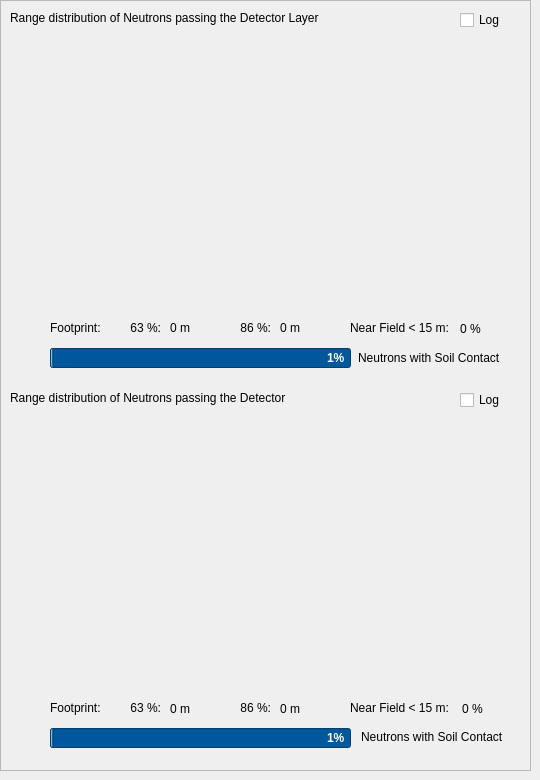
    <widget class="QWidget" name="tab_8">
     <attribute name="title">
      <string>Range View</string>
     </attribute>
     <widget class="QFrame" name="frame">
      <property name="geometry">
       <rect>
        <x>0</x>
        <y>0</y>
        <width>531</width>
        <height>771</height>
       </rect>
      </property>
      <property name="frameShape">
       <enum>QFrame::StyledPanel</enum>
      </property>
      <property name="frameShadow">
       <enum>QFrame::Raised</enum>
      </property>
      <widget class="QCustomPlot" name="customPlot4" native="true">
       <property name="geometry">
        <rect>
         <x>10</x>
         <y>410</y>
         <width>501</width>
         <height>291</height>
        </rect>
       </property>
      </widget>
      <widget class="QLabel" name="label_24">
       <property name="geometry">
        <rect>
         <x>10</x>
         <y>10</y>
         <width>381</width>
         <height>16</height>
        </rect>
       </property>
       <property name="text">
        <string>Range distribution of Neutrons passing the Detector Layer</string>
       </property>
       <property name="scaledContents">
        <bool>false</bool>
       </property>
      </widget>
      <widget class="QCustomPlot" name="customPlot6" native="true">
       <property name="geometry">
        <rect>
         <x>10</x>
         <y>30</y>
         <width>501</width>
         <height>291</height>
        </rect>
       </property>
      </widget>
      <widget class="QLabel" name="label_4">
       <property name="geometry">
        <rect>
         <x>10</x>
         <y>390</y>
         <width>361</width>
         <height>16</height>
        </rect>
       </property>
       <property name="text">
        <string>Range distribution of Neutrons passing the Detector</string>
       </property>
       <property name="scaledContents">
        <bool>false</bool>
       </property>
      </widget>
      <widget class="QLabel" name="label_20">
       <property name="geometry">
        <rect>
         <x>358</x>
         <y>348</y>
         <width>161</width>
         <height>20</height>
        </rect>
       </property>
       <property name="text">
        <string>Neutrons with Soil Contact</string>
       </property>
       <property name="scaledContents">
        <bool>false</bool>
       </property>
      </widget>
      <widget class="QProgressBar" name="detectorLayerRatioBar">
       <property name="geometry">
        <rect>
         <x>50</x>
         <y>348</y>
         <width>301</width>
         <height>20</height>
        </rect>
       </property>
       <property name="font">
        <font>
         <weight>75</weight>
         <bold>true</bold>
         <underline>false</underline>
         <strikeout>false</strikeout>
        </font>
       </property>
       <property name="acceptDrops">
        <bool>false</bool>
       </property>
       <property name="styleSheet">
        <string notr="true">background-color: rgb(0, 88, 156);
color: rgb(255, 255, 255);
text-align: right;</string>
       </property>
       <property name="value">
        <number>1</number>
       </property>
       <property name="alignment">
        <set>Qt::AlignLeading|Qt::AlignLeft|Qt::AlignVCenter</set>
       </property>
       <property name="invertedAppearance">
        <bool>false</bool>
       </property>
       <property name="format">
        <string>%p%  </string>
       </property>
      </widget>
      <widget class="QLabel" name="label_19">
       <property name="geometry">
        <rect>
         <x>361</x>
         <y>727</y>
         <width>161</width>
         <height>20</height>
        </rect>
       </property>
       <property name="text">
        <string>Neutrons with Soil Contact</string>
       </property>
       <property name="scaledContents">
        <bool>false</bool>
       </property>
      </widget>
      <widget class="QProgressBar" name="detectorRatioBar">
       <property name="geometry">
        <rect>
         <x>50</x>
         <y>728</y>
         <width>301</width>
         <height>20</height>
        </rect>
       </property>
       <property name="font">
        <font>
         <weight>75</weight>
         <bold>true</bold>
        </font>
       </property>
       <property name="styleSheet">
        <string notr="true">background-color: rgb(0, 88, 156);
color: rgb(255, 255, 255);
text-align: right;</string>
       </property>
       <property name="value">
        <number>1</number>
       </property>
       <property name="format">
        <string>%p%  </string>
       </property>
      </widget>
      <widget class="QCheckBox" name="checkBoxR">
       <property name="geometry">
        <rect>
         <x>460</x>
         <y>390</y>
         <width>51</width>
         <height>20</height>
        </rect>
       </property>
       <property name="text">
        <string>Log</string>
       </property>
      </widget>
      <widget class="QCheckBox" name="checkBoxRS">
       <property name="geometry">
        <rect>
         <x>460</x>
         <y>10</y>
         <width>51</width>
         <height>20</height>
        </rect>
       </property>
       <property name="text">
        <string>Log</string>
       </property>
      </widget>
      <widget class="QLabel" name="label_Footprint63D">
       <property name="geometry">
        <rect>
         <x>170</x>
         <y>701</y>
         <width>61</width>
         <height>16</height>
        </rect>
       </property>
       <property name="text">
        <string>0 m</string>
       </property>
       <property name="scaledContents">
        <bool>false</bool>
       </property>
      </widget>
      <widget class="QLabel" name="label_Footprint86D">
       <property name="geometry">
        <rect>
         <x>280</x>
         <y>701</y>
         <width>61</width>
         <height>16</height>
        </rect>
       </property>
       <property name="text">
        <string>0 m</string>
       </property>
       <property name="scaledContents">
        <bool>false</bool>
       </property>
      </widget>
      <widget class="QLabel" name="label_Footprint86DL">
       <property name="geometry">
        <rect>
         <x>280</x>
         <y>320</y>
         <width>61</width>
         <height>16</height>
        </rect>
       </property>
       <property name="text">
        <string>0 m</string>
       </property>
       <property name="scaledContents">
        <bool>false</bool>
       </property>
      </widget>
      <widget class="QLabel" name="label_Footprint63DL">
       <property name="geometry">
        <rect>
         <x>170</x>
         <y>320</y>
         <width>61</width>
         <height>16</height>
        </rect>
       </property>
       <property name="text">
        <string>0 m</string>
       </property>
       <property name="scaledContents">
        <bool>false</bool>
       </property>
      </widget>
      <widget class="QLabel" name="label_91">
       <property name="geometry">
        <rect>
         <x>50</x>
         <y>320</y>
         <width>71</width>
         <height>16</height>
        </rect>
       </property>
       <property name="text">
        <string>Footprint: </string>
       </property>
       <property name="scaledContents">
        <bool>false</bool>
       </property>
      </widget>
      <widget class="QLabel" name="label_92">
       <property name="geometry">
        <rect>
         <x>120</x>
         <y>320</y>
         <width>41</width>
         <height>16</height>
        </rect>
       </property>
       <property name="text">
        <string>63 %:</string>
       </property>
       <property name="scaledContents">
        <bool>false</bool>
       </property>
       <property name="alignment">
        <set>Qt::AlignRight|Qt::AlignTrailing|Qt::AlignVCenter</set>
       </property>
      </widget>
      <widget class="QLabel" name="label_93">
       <property name="geometry">
        <rect>
         <x>230</x>
         <y>320</y>
         <width>41</width>
         <height>16</height>
        </rect>
       </property>
       <property name="text">
        <string>86 %:</string>
       </property>
       <property name="scaledContents">
        <bool>false</bool>
       </property>
       <property name="alignment">
        <set>Qt::AlignRight|Qt::AlignTrailing|Qt::AlignVCenter</set>
       </property>
      </widget>
      <widget class="QLabel" name="label_94">
       <property name="geometry">
        <rect>
         <x>350</x>
         <y>320</y>
         <width>111</width>
         <height>16</height>
        </rect>
       </property>
       <property name="text">
        <string>Near Field &lt; 15 m:</string>
       </property>
       <property name="scaledContents">
        <bool>false</bool>
       </property>
      </widget>
      <widget class="QLabel" name="label_FootprintNFL">
       <property name="geometry">
        <rect>
         <x>460</x>
         <y>319</y>
         <width>41</width>
         <height>20</height>
        </rect>
       </property>
       <property name="text">
        <string>0 %</string>
       </property>
       <property name="scaledContents">
        <bool>false</bool>
       </property>
      </widget>
      <widget class="QLabel" name="label_FootprintNF">
       <property name="geometry">
        <rect>
         <x>462</x>
         <y>699</y>
         <width>41</width>
         <height>20</height>
        </rect>
       </property>
       <property name="text">
        <string>0 %</string>
       </property>
       <property name="scaledContents">
        <bool>false</bool>
       </property>
      </widget>
      <widget class="QLabel" name="label_95">
       <property name="geometry">
        <rect>
         <x>230</x>
         <y>700</y>
         <width>41</width>
         <height>16</height>
        </rect>
       </property>
       <property name="text">
        <string>86 %:</string>
       </property>
       <property name="scaledContents">
        <bool>false</bool>
       </property>
       <property name="alignment">
        <set>Qt::AlignRight|Qt::AlignTrailing|Qt::AlignVCenter</set>
       </property>
      </widget>
      <widget class="QLabel" name="label_96">
       <property name="geometry">
        <rect>
         <x>350</x>
         <y>700</y>
         <width>111</width>
         <height>16</height>
        </rect>
       </property>
       <property name="text">
        <string>Near Field &lt; 15 m:</string>
       </property>
       <property name="scaledContents">
        <bool>false</bool>
       </property>
      </widget>
      <widget class="QLabel" name="label_97">
       <property name="geometry">
        <rect>
         <x>50</x>
         <y>700</y>
         <width>71</width>
         <height>16</height>
        </rect>
       </property>
       <property name="text">
        <string>Footprint: </string>
       </property>
       <property name="scaledContents">
        <bool>false</bool>
       </property>
      </widget>
      <widget class="QLabel" name="label_98">
       <property name="geometry">
        <rect>
         <x>120</x>
         <y>700</y>
         <width>41</width>
         <height>16</height>
        </rect>
       </property>
       <property name="text">
        <string>63 %:</string>
       </property>
       <property name="scaledContents">
        <bool>false</bool>
       </property>
       <property name="alignment">
        <set>Qt::AlignRight|Qt::AlignTrailing|Qt::AlignVCenter</set>
       </property>
      </widget>
     </widget>
    </widget>
